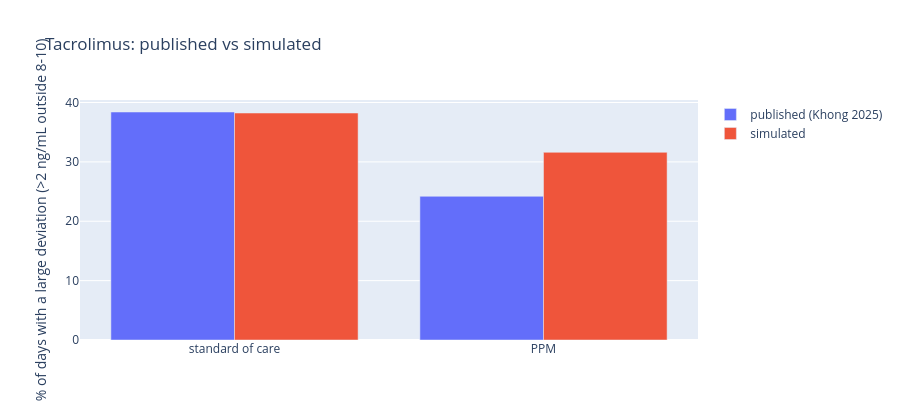

This figure's notebook cell:
### Code cell
labels = ["standard of care", "PPM"]
fig = go.Figure()
fig.add_trace(go.Bar(x=labels, y=[38.4, 24.2], name="published (Khong 2025)"))
fig.add_trace(go.Bar(x=labels, y=[large(soc) * 100, large(ppm) * 100], name="simulated"))
fig.update_layout(barmode="group", yaxis_title="% of days with a large deviation (>2 ng/mL outside 8-10)",
                  title="Tacrolimus: published vs simulated", height=420)
fig

### Figure 1 — Plotly figure (JSON) as saved in the notebook; plotly's stock layout.template omitted (floating-point values rounded to 4 significant figures)
{"data": [{"name": "published (Khong 2025)", "type": "bar", "x": ["standard of care", "PPM"], "y": [38.4, 24.2]}, {"name": "simulated", "type": "bar", "x": ["standard of care", "PPM"], "y": [38.23, 31.61]}], "layout": {"barmode": "group", "height": 420, "title": {"text": "Tacrolimus: published vs simulated"}, "yaxis": {"title": {"text": "% of days with a large deviation (>2 ng/mL outside 8-10)"}}}}
